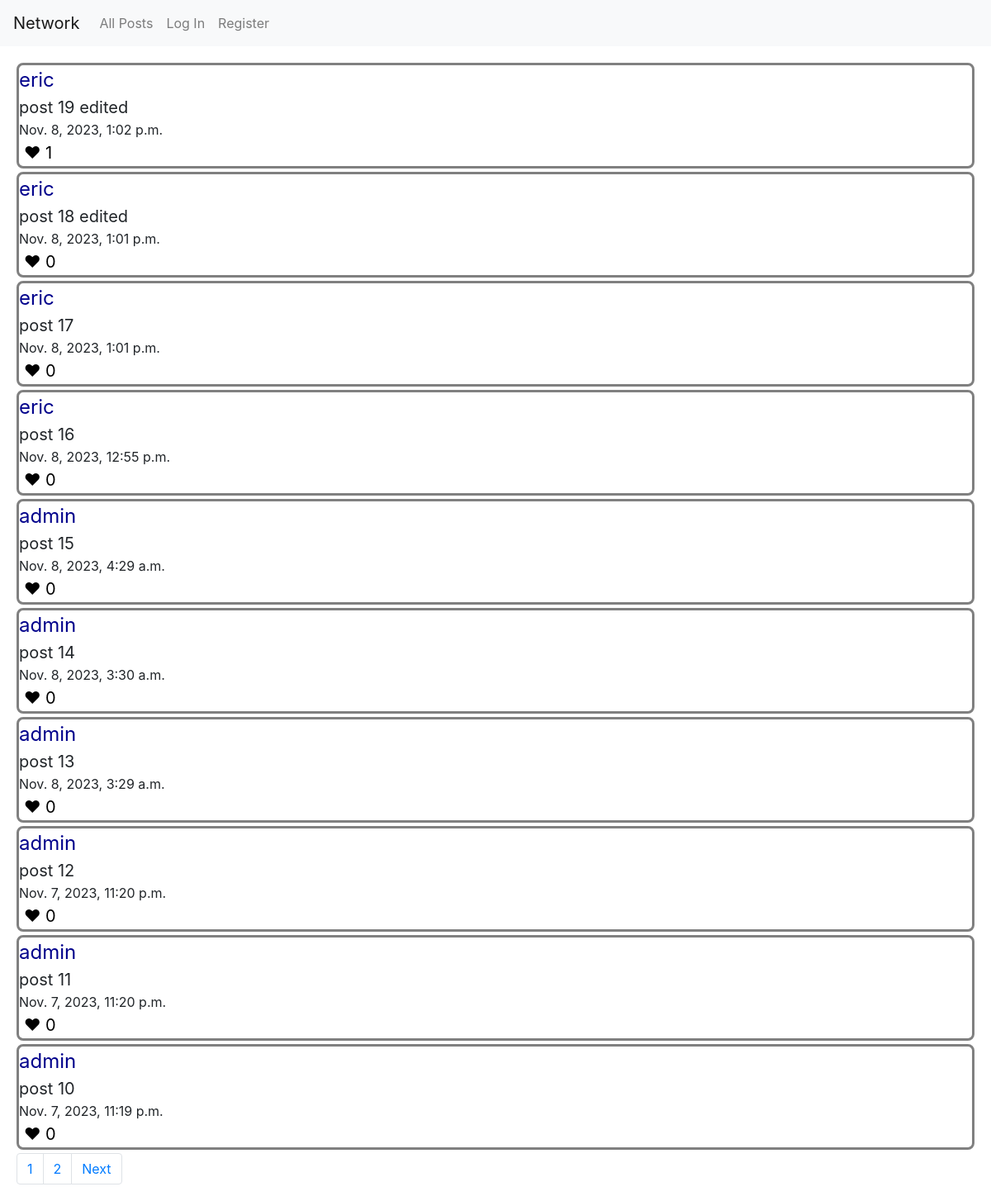
Before: / with the older database file.
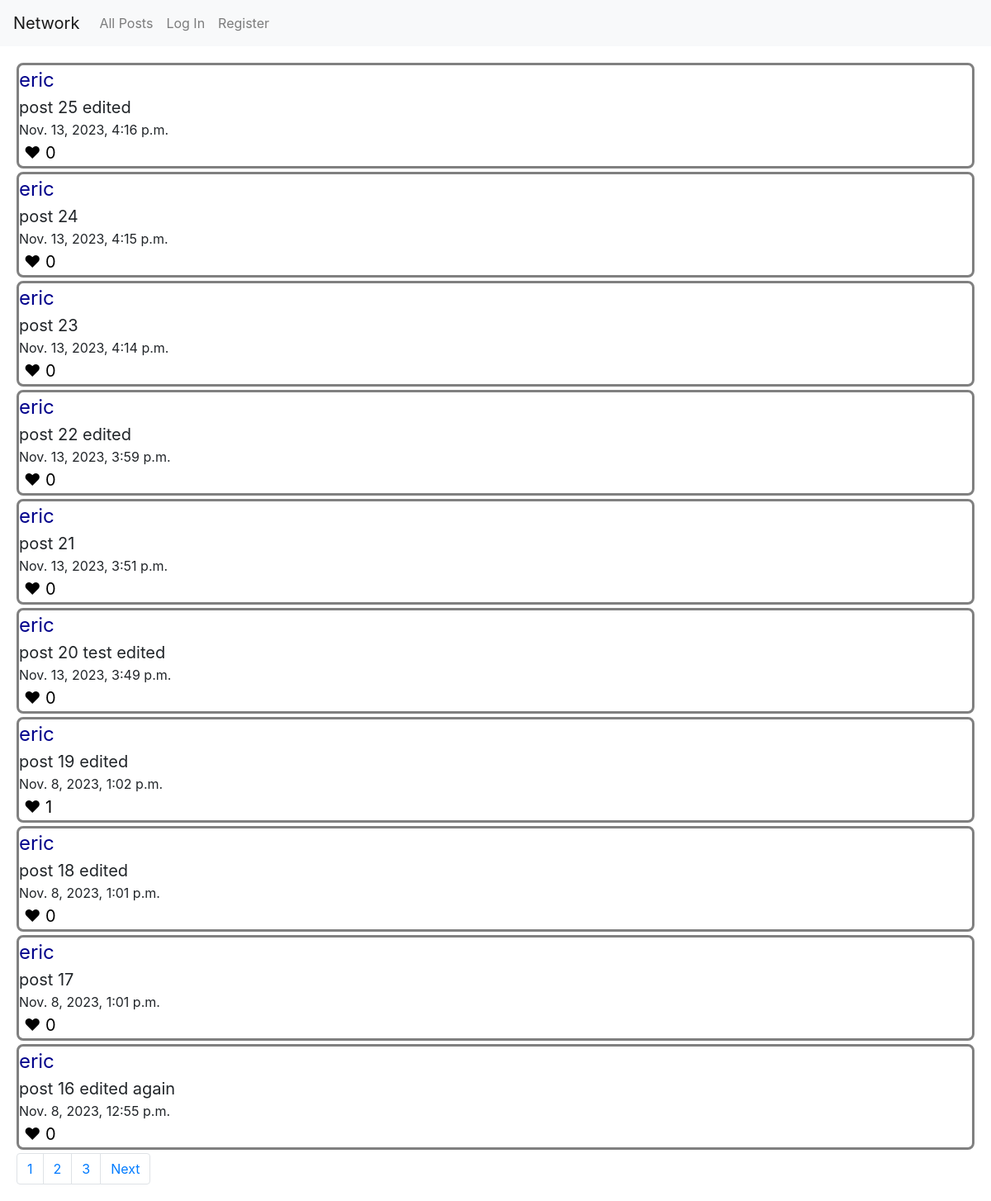
After: the same page with the newer database file.
### network/models.py (models this page shows, shortened)
class Post(models.Model):
    user = models.ForeignKey(User, related_name='user', on_delete=models.CASCADE)
    content = models.CharField(max_length=280)
    timestamp = models.DateTimeField(auto_now_add=True)
    likes = models.ManyToManyField(User, related_name='liked_by')

class User(AbstractUser):
    def __str__(self):
        return self.username

### network/views.py (the view, shortened to what this page needs)
# urls.py: path('', views.index, name='index'),
def index(request):
    page_number = request.GET.get('page')  # Get the page number from the query string
    if page_number is None:
        page_number = 1  # Default to page 1 if not specified
    else:
        page_number = int(page_number)
    posts = Post.objects.all().order_by('-timestamp')
    p = Paginator(posts, POSTS_PER_PAGE)
    try:
        current_page = p.page(page_number)
    except EmptyPage:
        current_page = p.page(1)  # Handle invalid page number by defaulting to page 1
    form = PostForm()   # Form to create new posts
    return render(request, 'network/index.html', {
        'form': form,
        'posts': current_page.object_list,
        'pages': [p.page(i) for i in p.page_range],
        'current_page': current_page,
    })

### network/templates/network/index.html (shortened to what this page needs)
{% extends "network/layout.html" %}
{% block body %}
    <div id="posts">
        {% for post in posts %}
            {% include "network/post_template.html" %}
        {% empty %}
            <h3>No posts to display</h3>
        {% endfor %}
    </div>
    {% include "network/pagination_template.html" %}
{% endblock %}

### network/templates/network/post_template.html (shortened to what this page needs)
<div class="post" id="{{ post.id }}">
    <a href="/user/{{ post.user.id }}">{{ post.user }}</a>
    <div class="post-content">{{ post.content }}</div>
    <p>{{ post.timestamp }}</p>
    <button class="like" >&#x2764; <span class="like-count">{{ post.likes.count }}</span></button>
</div>

Changed rows visible on the page:
no longer on this page (row unchanged): Post: user "admin", content "post 15", timestamp "Nov. 8, 2023, 4:29 a.m.", likes.count "0"
no longer on this page (row unchanged): Post: user "admin", content "post 14", timestamp "Nov. 8, 2023, 3:30 a.m.", likes.count "0"
no longer on this page (row unchanged): Post: user "admin", content "post 13", timestamp "Nov. 8, 2023, 3:29 a.m.", likes.count "0"
no longer on this page (row unchanged): Post: user "admin", content "post 12", timestamp "Nov. 7, 2023, 11:20 p.m.", likes.count "0"
no longer on this page (row unchanged): Post: user "admin", content "post 11", timestamp "Nov. 7, 2023, 11:20 p.m.", likes.count "0"
no longer on this page (row unchanged): Post: user "admin", content "post 10", timestamp "Nov. 7, 2023, 11:19 p.m.", likes.count "0"
added Post: user "eric", content "post 25 edited", timestamp "Nov. 13, 2023, 4:16 p.m.", likes.count "0"
added Post: user "eric", content "post 24", timestamp "Nov. 13, 2023, 4:15 p.m.", likes.count "0"
added Post: user "eric", content "post 23", timestamp "Nov. 13, 2023, 4:14 p.m.", likes.count "0"
added Post: user "eric", content "post 22 edited", timestamp "Nov. 13, 2023, 3:59 p.m.", likes.count "0"
added Post: user "eric", content "post 21", timestamp "Nov. 13, 2023, 3:51 p.m.", likes.count "0"
added Post: user "eric", content "post 20 test edited", timestamp "Nov. 13, 2023, 3:49 p.m.", likes.count "0"
changed Post: content "post 16" → "post 16 edited again"
Other visible differences:
new list line: "3"
